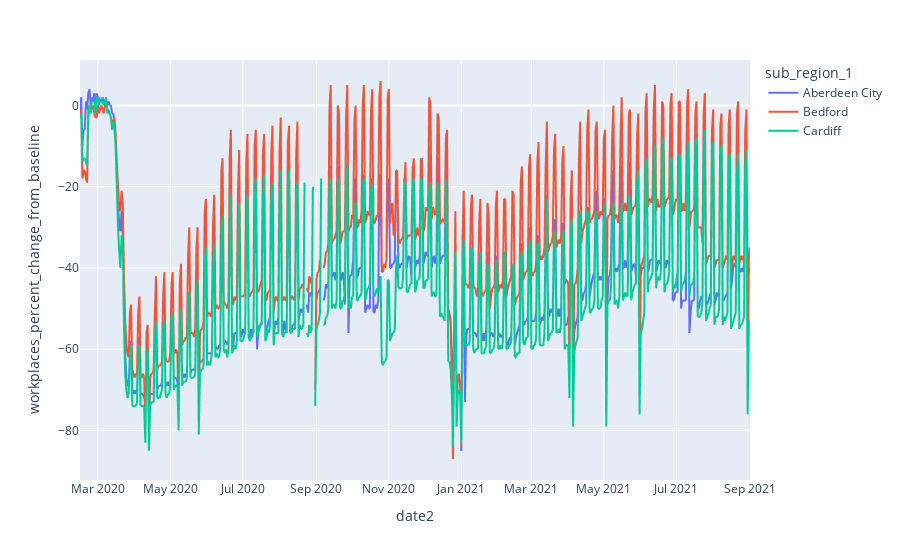

Write notebook code for a chart like this one.
### Markdown cell above
### Remarks

- You donot need to fill areas between the lines for the multiple lines plot here
- [Hint] If you are to use plotly express, you can use `color` argument in [px.line](https://plotly.com/python-api-reference/generated/plotly.express.line)

### Code cell
# Getting the data for plot.

df_province_selected2 = df_province.loc[df_province['sub_region_1'] == 'Bedford']    # Choosing second city and getting the dataframe.
df_province_selected3 = df_province.loc[df_province['sub_region_1'] == 'Cardiff']    # Choosing third city and getting the dataframe.
df_all = pd.concat([df_province_selected1,df_province_selected2,df_province_selected3]) # Convert into one dataframe.
df_all.reset_index(drop=True,inplace=True)   # Reorder the index.

date1 =df_all['date']       # Obtaining string dates.
date2 = pd.to_datetime(date1)    # Converting to timestamp type.
df_all['date2'] = date2     # Adding an extra colunm date2.


fig = px.line(df_all, x='date2', y='workplaces_percent_change_from_baseline', color='sub_region_1')
fig.show()

### Figure 1 — Plotly figure (JSON) as saved in the notebook; plotly's stock layout.template omitted (floating-point values rounded to 4 significant figures; data arrays with more than 128 entries replaced by an {"elided": "..."} marker saying what was removed)
{"data": [{"hovertemplate": "sub_region_1=Aberdeen City<br>date2=%{x}<br>workplaces_percent_change_from_baseline=%{y}<extra></extra>", "legendgroup": "Aberdeen City", "line": {"color": "#636efa", "dash": "solid"}, "mode": "lines", "name": "Aberdeen City", "showlegend": true, "type": "scattergl", "x": {"elided": "565 str values"}, "xaxis": "x", "y": {"elided": "565 int values"}, "yaxis": "y"}, {"hovertemplate": "sub_region_1=Bedford<br>date2=%{x}<br>workplaces_percent_change_from_baseline=%{y}<extra></extra>", "legendgroup": "Bedford", "line": {"color": "#EF553B", "dash": "solid"}, "mode": "lines", "name": "Bedford", "showlegend": true, "type": "scattergl", "x": {"elided": "565 str values"}, "xaxis": "x", "y": {"elided": "565 int values"}, "yaxis": "y"}, {"hovertemplate": "sub_region_1=Cardiff<br>date2=%{x}<br>workplaces_percent_change_from_baseline=%{y}<extra></extra>", "legendgroup": "Cardiff", "line": {"color": "#00cc96", "dash": "solid"}, "mode": "lines", "name": "Cardiff", "showlegend": true, "type": "scattergl", "x": {"elided": "565 str values"}, "xaxis": "x", "y": {"elided": "565 int values"}, "yaxis": "y"}], "layout": {"legend": {"title": {"text": "sub_region_1"}, "tracegroupgap": 0}, "margin": {"t": 60}, "xaxis": {"anchor": "y", "domain": [0, 1], "title": {"text": "date2"}}, "yaxis": {"anchor": "x", "domain": [0, 1], "title": {"text": "workplaces_percent_change_from_baseline"}}}}
